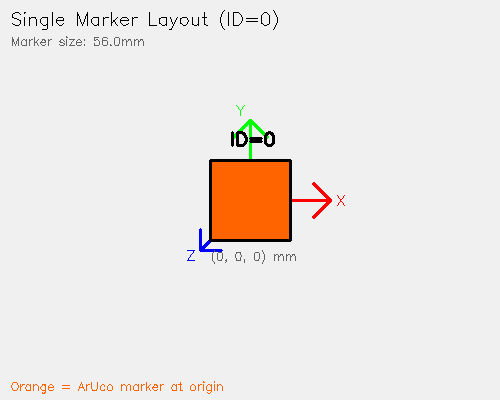
#> input picture camera_calibration_test/field_layout.png, 500 x 400 px, given in place of the camera
$ python box.py
#> lines starting #> are read from the running program, lines starting #| are printed output that depends on the picture; after the words box and inside, x2 and y2 are one past the last pixel; in counts of white or black regions, pixels touching at a corner belong together
import cv2
import numpy as np
import math

# 填入第二步调好的阈值
LOWER_ORANGE = np.array([9, 30, 115])
UPPER_ORANGE = np.array([35, 170, 255])

# 形态学操作的核大小，用于去噪和填补空洞
MORPH_KERNEL_SIZE = 5

# 高斯模糊的参数
blur_size = 5

# Canny
low_t=40
high_t=80

# 霍夫变换
hough_thresh = 30
min_len = 30
max_gap = 20

cap = cv2.VideoCapture(0)
while True:
    ret, frame = cap.read()
#> frame is the input picture: shape (400, 500, 3); mean B, G, R 229.2, 232.4, 237.4
    if not ret:
        break

    # ===== 第1步：高斯模糊（降噪）=====
    blurred = cv2.GaussianBlur(frame, (blur_size, blur_size), 1)
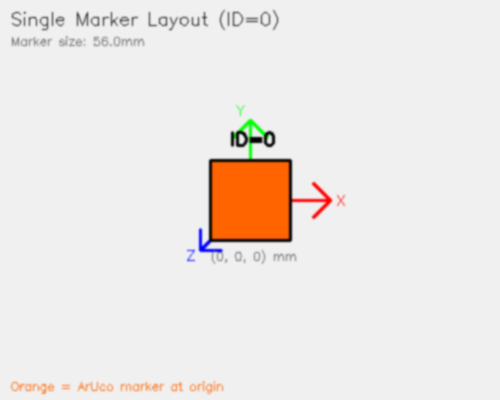
#> blurred: shape (400, 500, 3); mean B, G, R 229.2, 232.4, 237.4

    # ===== 第2步：Canny 检测
    canny_direct = cv2.Canny(blurred, low_t, high_t)
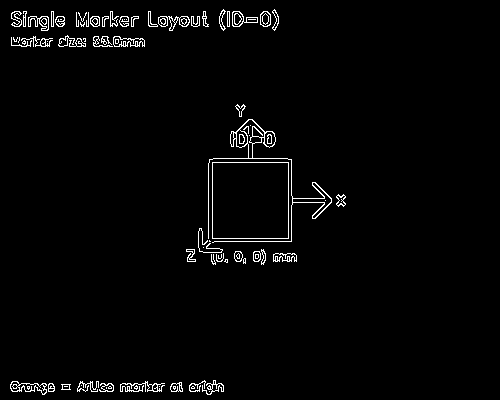
#> canny_direct: shape (400, 500); 2.2% white in thin lines or dots, all inside (x1, y1, x2, y2) = (10, 9, 346, 395)

    # BGR -> HSV
    hsv=cv2.cvtColor(blurred,cv2.COLOR_BGR2HSV)
#> hsv: shape (400, 500, 3); mean H, S, V 1.1, 9.8, 238

    # 生成掩码，白色为观察范围
    mask=cv2.inRange(hsv,LOWER_ORANGE,UPPER_ORANGE)
#> mask: shape (400, 500); 0.68% white; 6 white regions, box (x1, y1, x2, y2) and area: (10, 381, 55, 395) 350, (120, 381, 165, 392) 319, (189, 380, 224, 395) 276, (77, 381, 114, 392) 257, (170, 381, 184, 392) 104, (61, 384, 71, 390) 52

    # 创建形态学核（圆形核）
    kernel = cv2.getStructuringElement(cv2.MORPH_ELLIPSE, (5, 5))

    # 开运算：去除噪声
    mask_open = cv2.morphologyEx(mask, cv2.MORPH_OPEN, kernel, iterations=1)
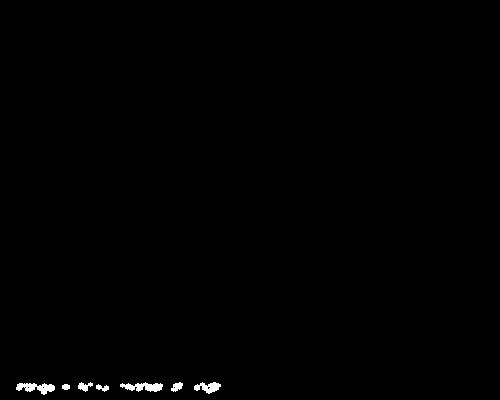
#> mask_open: shape (400, 500); 0.48% white; 7 white regions, largest, box (x1, y1, x2, y2) and area: (16, 383, 55, 395) 264, (120, 382, 163, 392) 259, (194, 382, 221, 394) 185

    # 闭运算：填补空洞
    mask_close = cv2.morphologyEx(mask_open, cv2.MORPH_CLOSE, kernel, iterations=2)
#> mask_close: shape (400, 500); 0.53% white; 6 white regions, box (x1, y1, x2, y2) and area: (16, 383, 59, 395) 291, (120, 382, 163, 392) 272, (194, 382, 221, 394) 199, (75, 382, 109, 392) 174, (171, 382, 183, 392) 77, (60, 384, 72, 390) 48

    ker = np.ones((3,3),np.uint8) #生成腐蚀/膨胀核
    erosion = cv2.erode(mask_close,ker,iterations = 1) #腐蚀
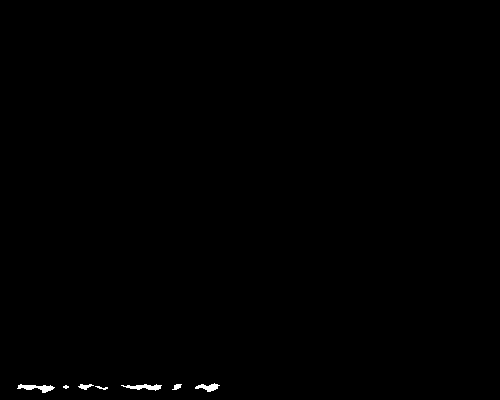
#> erosion: shape (400, 500); 0.28% white; 7 white regions (1 under 20 px), largest, box (x1, y1, x2, y2) and area: (17, 384, 55, 393) 164, (121, 384, 162, 391) 148, (195, 383, 220, 392) 116, (78, 384, 94, 390) 52, (172, 384, 182, 390) 37, (95, 386, 108, 390) 25
    ker = np.ones((5,5),np.uint8) #生成腐蚀/膨胀核
    mask = cv2.dilate(erosion,ker,iterations = 1) #膨胀
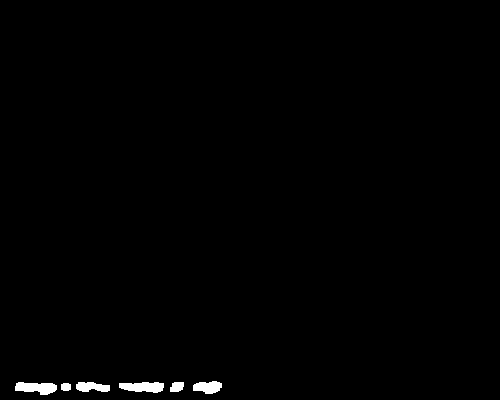
#> mask: shape (400, 500); 0.75% white; 6 white regions, box (x1, y1, x2, y2) and area: (15, 382, 57, 395) 387, (119, 382, 164, 393) 378, (193, 381, 222, 394) 279, (76, 382, 110, 392) 260, (170, 382, 184, 392) 117, (61, 383, 71, 391) 72

    # Canny 检测
    canny=cv2.Canny(blurred,low_t,high_t)
    canny=cv2.bitwise_and(canny,mask)
#> canny: shape (400, 500); 0.32% white in thin lines or dots, all inside (x1, y1, x2, y2) = (15, 381, 222, 395)

    ker = np.ones((2,2),np.uint8) #生成腐蚀/膨胀核
    canny = cv2.dilate(canny,ker,iterations = 1) #膨胀
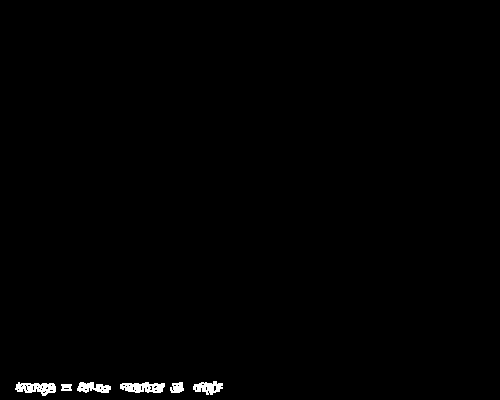
#> canny: shape (400, 500); 0.69% white; 6 white regions, box (x1, y1, x2, y2) and area: (120, 382, 165, 393) 353, (15, 382, 56, 396) 346, (193, 381, 223, 395) 257, (77, 382, 111, 393) 246, (170, 382, 184, 393) 115, (61, 384, 72, 391) 66

    # 霍夫变换
    lines_raw = cv2.HoughLinesP(canny,
                            rho=1,              # 距离分辨率（像素）
                            theta=np.pi / 180,  # 角度分辨率（弧度）
                            threshold=hough_thresh,  # 投票阈值，越大越严格
                            minLineLength=min_len,    # 最短线段长度
                            maxLineGap=max_gap)       # 允许的最大间隙
#> lines_raw = [[15, 389, 219, 389], [15, 388, 222, 384], [16, 385, 216, 382], [120, 385, 209, 384], [17, 390, 219, 390], [17, 391, 55, 391], [135, 392, 179, 392], [38, 388, 222, 388], [152, 386, 222, 387], [16, 384, 53, 383], [79, 391, 219, 391], [16, 387, 108, 385]]
    line_img = frame.copy()
    if lines_raw is not None:
        for line in lines_raw:
            x1,y1,x2,y2 = line[0]
            cv2.line(line_img, (x1, y1), (x2, y2), (255, 0, 0), 2)
#> this loop made 12 passes
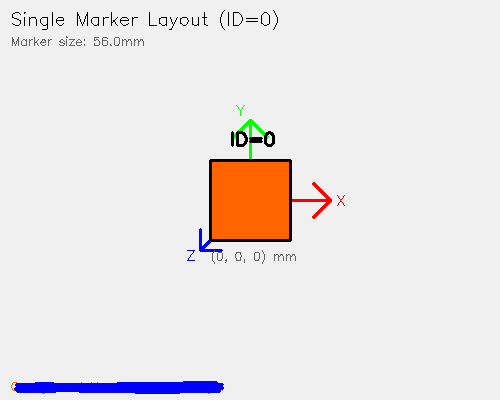
#> line_img: shape (400, 500, 3); 1.12% of pixels changed, all inside (x1, y1, x2, y2) = (14, 381, 224, 394)

    cv2.imshow("frame",frame)
    cv2.imshow("show",mask)
    cv2.imshow("canny",canny)
    cv2.imshow("hough",line_img)


    if cv2.waitKey(30) & 0xFF == ord('q'):
#> (key q is pressed here)
        break


cap.release()
cv2.destroyAllWindows
